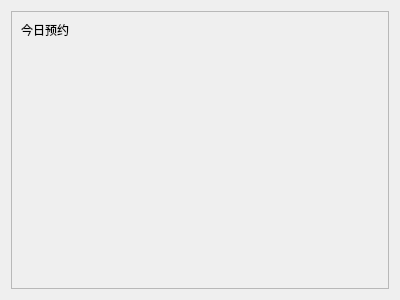
<?xml version="1.0" encoding="UTF-8"?>
<ui version="4.0">
 <class>PatientCardsPage</class>
 <widget class="QWidget" name="PatientCardsPage">
  <property name="geometry">
   <rect>
    <x>0</x>
    <y>0</y>
    <width>400</width>
    <height>300</height>
   </rect>
  </property>
  <property name="windowTitle">
   <string>Form</string>
  </property>
  <layout class="QVBoxLayout" name="verticalLayout">
   <item>
    <widget class="QScrollArea" name="scrollArea">
     <property name="widgetResizable">
      <bool>true</bool>
     </property>
     <widget class="QWidget" name="scrollAreaWidgetContents">
      <property name="geometry">
       <rect>
        <x>0</x>
        <y>0</y>
        <width>376</width>
        <height>276</height>
       </rect>
      </property>
      <layout class="QVBoxLayout" name="verticalLayout_2">
       <item>
        <widget class="QLabel" name="label">
         <property name="text">
          <string>今日预约</string>
         </property>
        </widget>
       </item>
       <item>
        <layout class="QGridLayout" name="PatientCards">
         <property name="sizeConstraint">
          <enum>QLayout::SetMinAndMaxSize</enum>
         </property>
         <property name="spacing">
          <number>6</number>
         </property>
        </layout>
       </item>
       <item>
        <spacer name="verticalSpacer">
         <property name="orientation">
          <enum>Qt::Vertical</enum>
         </property>
         <property name="sizeHint" stdset="0">
          <size>
           <width>20</width>
           <height>40</height>
          </size>
         </property>
        </spacer>
       </item>
      </layout>
     </widget>
    </widget>
   </item>
  </layout>
 </widget>
 <resources/>
 <connections/>
</ui>
